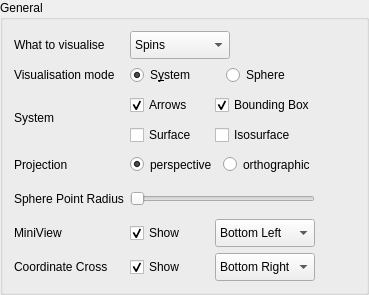
            <widget class="QGroupBox" name="groupBox_13">
             <property name="title">
              <string>General</string>
             </property>
             <layout class="QGridLayout" name="gridLayout_61">
              <item row="2" column="2">
               <layout class="QGridLayout" name="gridLayout_76">
                <item row="0" column="2">
                 <widget class="QRadioButton" name="radioButton_vismode_sphere">
                  <property name="maximumSize">
                   <size>
                    <width>100</width>
                    <height>16777215</height>
                   </size>
                  </property>
                  <property name="text">
                   <string>Sphere</string>
                  </property>
                  <attribute name="buttonGroup">
                   <string notr="true">buttonGroup_2</string>
                  </attribute>
                 </widget>
                </item>
                <item row="0" column="0">
                 <widget class="QRadioButton" name="radioButton_vismode_system">
                  <property name="maximumSize">
                   <size>
                    <width>100</width>
                    <height>16777215</height>
                   </size>
                  </property>
                  <property name="text">
                   <string>S&amp;ystem</string>
                  </property>
                  <property name="checked">
                   <bool>true</bool>
                  </property>
                  <attribute name="buttonGroup">
                   <string notr="true">buttonGroup_2</string>
                  </attribute>
                 </widget>
                </item>
               </layout>
              </item>
              <item row="1" column="0">
               <widget class="QLabel" name="label_22">
                <property name="minimumSize">
                 <size>
                  <width>0</width>
                  <height>28</height>
                 </size>
                </property>
                <property name="maximumSize">
                 <size>
                  <width>120</width>
                  <height>16777215</height>
                 </size>
                </property>
                <property name="text">
                 <string>What to visualise</string>
                </property>
               </widget>
              </item>
              <item row="2" column="0">
               <widget class="QLabel" name="label_55">
                <property name="maximumSize">
                 <size>
                  <width>120</width>
                  <height>16777215</height>
                 </size>
                </property>
                <property name="text">
                 <string>Visualisation mode</string>
                </property>
               </widget>
              </item>
              <item row="8" column="0">
               <widget class="QLabel" name="label_57">
                <property name="maximumSize">
                 <size>
                  <width>100</width>
                  <height>16777215</height>
                 </size>
                </property>
                <property name="text">
                 <string>MiniView</string>
                </property>
               </widget>
              </item>
              <item row="3" column="2">
               <layout class="QGridLayout" name="gridLayout_67">
                <item row="2" column="4">
                 <widget class="QCheckBox" name="checkBox_show_isosurface">
                  <property name="maximumSize">
                   <size>
                    <width>100</width>
                    <height>16777215</height>
                   </size>
                  </property>
                  <property name="text">
                   <string>Isosurface</string>
                  </property>
                 </widget>
                </item>
                <item row="2" column="1">
                 <widget class="QCheckBox" name="checkBox_show_surface">
                  <property name="maximumSize">
                   <size>
                    <width>100</width>
                    <height>16777215</height>
                   </size>
                  </property>
                  <property name="text">
                   <string>Surface</string>
                  </property>
                 </widget>
                </item>
                <item row="0" column="1">
                 <widget class="QCheckBox" name="checkBox_show_arrows">
                  <property name="maximumSize">
                   <size>
                    <width>100</width>
                    <height>16777215</height>
                   </size>
                  </property>
                  <property name="text">
                   <string>Arrows</string>
                  </property>
                  <property name="checked">
                   <bool>true</bool>
                  </property>
                 </widget>
                </item>
                <item row="0" column="4">
                 <widget class="QCheckBox" name="checkBox_showBoundingBox">
                  <property name="minimumSize">
                   <size>
                    <width>0</width>
                    <height>28</height>
                   </size>
                  </property>
                  <property name="maximumSize">
                   <size>
                    <width>100</width>
                    <height>16777215</height>
                   </size>
                  </property>
                  <property name="text">
                   <string>Bounding Box</string>
                  </property>
                  <property name="checked">
                   <bool>true</bool>
                  </property>
                 </widget>
                </item>
               </layout>
              </item>
              <item row="3" column="0">
               <widget class="QLabel" name="label_56">
                <property name="maximumSize">
                 <size>
                  <width>100</width>
                  <height>16777215</height>
                 </size>
                </property>
                <property name="text">
                 <string>System</string>
                </property>
               </widget>
              </item>
              <item row="6" column="2">
               <widget class="QSlider" name="horizontalSlider_spherePointSize">
                <property name="minimumSize">
                 <size>
                  <width>0</width>
                  <height>25</height>
                 </size>
                </property>
                <property name="maximumSize">
                 <size>
                  <width>200</width>
                  <height>16777215</height>
                 </size>
                </property>
                <property name="orientation">
                 <enum>Qt::Horizontal</enum>
                </property>
               </widget>
              </item>
              <item row="6" column="0">
               <widget class="QLabel" name="label_47">
                <property name="minimumSize">
                 <size>
                  <width>0</width>
                  <height>28</height>
                 </size>
                </property>
                <property name="maximumSize">
                 <size>
                  <width>130</width>
                  <height>16777215</height>
                 </size>
                </property>
                <property name="text">
                 <string>Sphere Point Radius</string>
                </property>
               </widget>
              </item>
              <item row="1" column="4">
               <spacer name="horizontalSpacer_21">
                <property name="orientation">
                 <enum>Qt::Horizontal</enum>
                </property>
                <property name="sizeHint" stdset="0">
                 <size>
                  <width>40</width>
                  <height>20</height>
                 </size>
                </property>
               </spacer>
              </item>
              <item row="8" column="2">
               <layout class="QGridLayout" name="gridLayout_73">
                <item row="0" column="0">
                 <widget class="QCheckBox" name="checkBox_showMiniView">
                  <property name="maximumSize">
                   <size>
                    <width>100</width>
                    <height>16777215</height>
                   </size>
                  </property>
                  <property name="text">
                   <string>Show</string>
                  </property>
                  <property name="checked">
                   <bool>true</bool>
                  </property>
                 </widget>
                </item>
                <item row="0" column="2">
                 <widget class="QComboBox" name="comboBox_miniViewPosition">
                  <property name="minimumSize">
                   <size>
                    <width>0</width>
                    <height>28</height>
                   </size>
                  </property>
                  <property name="maximumSize">
                   <size>
                    <width>100</width>
                    <height>16777215</height>
                   </size>
                  </property>
                  <item>
                   <property name="text">
                    <string>Bottom Left</string>
                   </property>
                  </item>
                  <item>
                   <property name="text">
                    <string>Bottom Right</string>
                   </property>
                  </item>
                  <item>
                   <property name="text">
                    <string>Top Left</string>
                   </property>
                  </item>
                  <item>
                   <property name="text">
                    <string>Top Right</string>
                   </property>
                  </item>
                 </widget>
                </item>
               </layout>
              </item>
              <item row="1" column="2">
               <widget class="QComboBox" name="comboBox_VisualisationSource">
                <property name="minimumSize">
                 <size>
                  <width>0</width>
                  <height>28</height>
                 </size>
                </property>
                <property name="maximumSize">
                 <size>
                  <width>100</width>
                  <height>16777215</height>
                 </size>
                </property>
                <property name="currentText">
                 <string>Spins</string>
                </property>
                <item>
                 <property name="text">
                  <string>Spins</string>
                 </property>
                </item>
                <item>
                 <property name="text">
                  <string>Effective Field</string>
                 </property>
                </item>
                <item>
                 <property name="text">
                  <string>External Magnetic Field</string>
                 </property>
                </item>
               </widget>
              </item>
              <item row="9" column="2">
               <layout class="QGridLayout" name="gridLayout_74">
                <item row="0" column="0">
                 <widget class="QCheckBox" name="checkBox_showCoordinateSystem">
                  <property name="maximumSize">
                   <size>
                    <width>100</width>
                    <height>16777215</height>
                   </size>
                  </property>
                  <property name="text">
                   <string>Show</string>
                  </property>
                  <property name="checked">
                   <bool>true</bool>
                  </property>
                 </widget>
                </item>
                <item row="0" column="1">
                 <widget class="QComboBox" name="comboBox_coordinateSystemPosition">
                  <property name="minimumSize">
                   <size>
                    <width>0</width>
                    <height>28</height>
                   </size>
                  </property>
                  <property name="maximumSize">
                   <size>
                    <width>100</width>
                    <height>16777215</height>
                   </size>
                  </property>
                  <property name="currentIndex">
                   <number>1</number>
                  </property>
                  <item>
                   <property name="text">
                    <string>Bottom Left</string>
                   </property>
                  </item>
                  <item>
                   <property name="text">
                    <string>Bottom Right</string>
                   </property>
                  </item>
                  <item>
                   <property name="text">
                    <string>Top Left</string>
                   </property>
                  </item>
                  <item>
                   <property name="text">
                    <string>Top Right</string>
                   </property>
                  </item>
                 </widget>
                </item>
               </layout>
              </item>
              <item row="9" column="0">
               <widget class="QLabel" name="label_58">
                <property name="maximumSize">
                 <size>
                  <width>120</width>
                  <height>16777215</height>
                 </size>
                </property>
                <property name="text">
                 <string>Coordinate Cross</string>
                </property>
               </widget>
              </item>
              <item row="4" column="0">
               <widget class="QLabel" name="label_46">
                <property name="minimumSize">
                 <size>
                  <width>0</width>
                  <height>28</height>
                 </size>
                </property>
                <property name="maximumSize">
                 <size>
                  <width>100</width>
                  <height>16777215</height>
                 </size>
                </property>
                <property name="text">
                 <string>Projection</string>
                </property>
               </widget>
              </item>
              <item row="4" column="2">
               <layout class="QHBoxLayout" name="horizontalLayout">
                <item>
                 <widget class="QRadioButton" name="radioButton_perspectiveProjection">
                  <property name="minimumSize">
                   <size>
                    <width>0</width>
                    <height>25</height>
                   </size>
                  </property>
                  <property name="maximumSize">
                   <size>
                    <width>100</width>
                    <height>16777215</height>
                   </size>
                  </property>
                  <property name="text">
                   <string>perspective</string>
                  </property>
                  <property name="checked">
                   <bool>true</bool>
                  </property>
                  <attribute name="buttonGroup">
                   <string notr="true">buttonGroup</string>
                  </attribute>
                 </widget>
                </item>
                <item>
                 <widget class="QRadioButton" name="radioButton_orthographicProjection">
                  <property name="minimumSize">
                   <size>
                    <width>0</width>
                    <height>25</height>
                   </size>
                  </property>
                  <property name="maximumSize">
                   <size>
                    <width>100</width>
                    <height>16777215</height>
                   </size>
                  </property>
                  <property name="text">
                   <string>orthographic</string>
                  </property>
                  <attribute name="buttonGroup">
                   <string notr="true">buttonGroup</string>
                  </attribute>
                 </widget>
                </item>
               </layout>
              </item>
             </layout>
            </widget>
